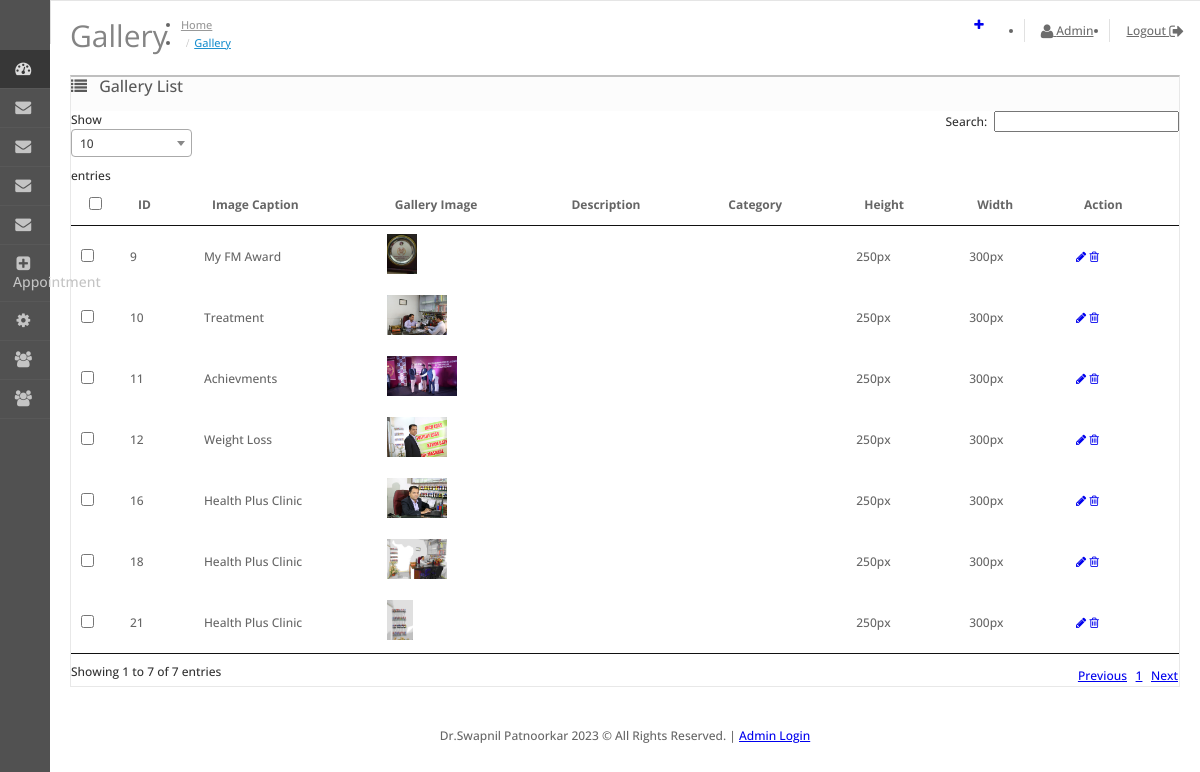
Page /admin/gallery/gallery.php (signed in) on the committed database.
### tables this page shows
CREATE TABLE `gallery` (
  `id` int(11) NOT NULL,
  `gallery_image` varchar(100) NOT NULL,
  `image_caption` varchar(200) NOT NULL,
  `description` text NOT NULL,
  `category` varchar(100) NOT NULL,
  `department` varchar(50) NOT NULL,
  `date_added` timestamp NOT NULL DEFAULT current_timestamp(),
  `height` varchar(100) NOT NULL,
  `width` varchar(100) NOT NULL
);

CREATE TABLE `oc_master_company` (
  `id` int(11) NOT NULL,
  `company_name` varchar(100) NOT NULL,
  `address1` varchar(300) NOT NULL,
  `address2` varchar(300) NOT NULL,
  `area` varchar(100) NOT NULL,
  `city` varchar(100) NOT NULL,
  `pincode` int(11) NOT NULL,
  `state` varchar(100) NOT NULL,
  `contact_person` varchar(100) NOT NULL,
  `email` varchar(100) NOT NULL,
  `mobile` varchar(100) NOT NULL,
  `logo` varchar(100) NOT NULL,
  `gstn` varchar(100) NOT NULL,
  `pan` varchar(100) NOT NULL,
  `sms_url` varchar(1000) NOT NULL,
  `sms_username` varchar(100) NOT NULL,
  `sms_password` varchar(100) NOT NULL,
  `sms_sender_id` varchar(100) NOT NULL,
  `email_url` varchar(1000) NOT NULL,
  `email_username` varchar(100) NOT NULL,
  `email_password` varchar(100) NOT NULL,
  `date_updated` timestamp NOT NULL DEFAULT current_timestamp()
);

### admin/config/base_path.php (called while the page is built)
<?php
$base_path = "http://localhost/Bigmark/drswapnilpatnoorkar/";
?>

### admin/gallery/gallery.php (the view, shortened to what this page needs)
<?php
   include('../config.php');
   include('../includes/head-js-css.php');
?>
<body>
   <div id="container">
   <?php include('../includes/header.php');
   include('../includes/left-menu.php');
   ?>
   <div id="content">
     <div class="page-header">
        <div class="container-fluid">
           <div class="pull-right">
              <a href="<?php echo $base_path;?>admin/gallery/add-gallery.php" data-toggle="tooltip" title="Add New" class="btn btn-primary"><i class="fa fa-plus"></i></a>
           </div>
           <h1>Gallery</h1>
           <ul class="breadcrumb">
              <li><a href="<?php echo $base_path;?>admin/access.php">Home</a></li>
              <li><a href="<?php echo $base_path;?>admin/gallery/gallery.php">Gallery</a></li>
           </ul>
        </div>
     </div>
     <div class="container-fluid">
        <div class="panel panel-default">
           <div class="panel-heading">
              <h3 class="panel-title"><i class="fa fa-list"></i>
               <?php
                  if(isset($_GET['edit']))
                  {
                     echo "Update Gallery";
                  }elseif(isset($_GET['delete'])){
                     echo "Delete Gallery";
                  }else{
                     echo "Gallery List";
                  }
               ?>
              </h3>
           </div>
           <div class="panel-body">
            <?php
            if(!isset($_GET['edit']) && !isset($_GET['delete']))
            {
            ?>
             <form method="post" enctype="multipart/form-data" target="_blank" id="form-order">
                <div class="col-lg-12 col-xs-12 table-responsive">
                   <table class="table  table-bordered table-hover" id="dataTables-example" style="width:100%;">
                     <thead>
                       <tr>
                         <td style="width: 1px;" class="text-center">
                           <input type="checkbox" onClick="$('input[name*=\'selected\']').prop('checked', this.checked);" />
                         </td>
                         <td class="text-right text-info"> ID</td>
                         <td class="text-left text-info">Image Caption</td>
                         <td class="text-left text-info">Gallery Image</td>
                         <td class="text-left text-info">Description</td>
                         <td class="text-right text-info">Category</td>
                         <td class="text-right text-info">Height</td>
                         <td class="text-right text-info">Width</td>
                         <td class="text-right text-info">Action</td>
                       </tr>
                     </thead>
                     <tbody>
                        <?php
                        $sql  = 'SELECT * FROM `gallery`';
                        $data = mysqli_query($db,$sql);
                        $num = mysqli_num_rows($data);
                        if($num>0)
                        {
                           for($i=1;$i<=$num;$i++)
                           {
                            $row = mysqli_fetch_assoc($data);
                            ?>
                             <tr>
                                 <td class="text-center"><input type="checkbox" name="selected[]" value="<?php echo $row['id'];?>" />
                                 <td class="text-right"><?php echo $row['id'];?></td>
                                 <td class="text-left"><?php echo $row['image_caption'];?></td>
                                 <td class="text-left"><img src="<?php $base_path;?>gallery_images/<?php echo $row['gallery_image'];?>" target="_blank" height="40px"></td>
                                 <td class="text-left"><?php echo $row['description'];?></td>
                                 <td class="text-right"><?php echo $row['category'];?></td>
                                 <td class="text-right"><?php echo $row['height'];?></td>
                                 <td class="text-right"><?php echo $row['width'];?></td>
                                 <td class="text-right">
                                   <a href="<?php $base_path;?>admin/gallery/gallery.php?edit&id=<?php echo $row['id'];?>" data-toggle="tooltip" title="Edit" class="btn btn-primary"><i class="fa fa-pencil"></i></a>
                                   <a href="<?php $base_path;?>admin/gallery/gallery.php?delete&id=<?php echo $row['id']; ?>" onClick="javascript:return confirm('Do you really want to Delete...?')" data-toggle="tooltip" title="Delete" class="btn btn-danger"><i class="fa fa-trash-o"></i></a>
                                 </td>
                             </tr>
                             <?php
                           }
                        }
                        ?>
                     </tbody>
                   </table>
                </div>
             </form>
            <?php
            }
            ?>
           </div>
        </div>
     </div>
     <link href="view/javascript/jquery/datetimepicker/bootstrap-datetimepicker.min.css" type="text/css" rel="stylesheet" media="screen" />
      </div>
   <?php include('../includes/footer.php');?>
</body></html>

### admin/includes/footer.php (shortened to what this page needs)
<footer id="footer">
 <?=isset($company) && $company['company_name']!=''?$company['company_name']:'<a href="http://bigmarkretail.com">bigmarkretail.com</a>'?>
 <?=date('Y')?> &copy; All Rights Reserved.
|
<a href="<?=$base_path?>admin">Admin Login</a>
</footer>
</div>
<link href="https://cdnjs.cloudflare.com/ajax/libs/select2/4.0.6-rc.0/css/select2.min.css" rel="stylesheet" />
</body>
</html>

### admin/view/stylesheet/stylesheet.css (style rules this page uses)
html, body { height: 100%; margin: 0; padding: 0; font-family: 'Open Sans', sans-serif; font-size: 12px; color: #666666; font-weight: 500; line-height: 18px; text-rendering: optimizeLegibility; }
h1, h2, h3, h4, h5, h6, p { margin-top: 0; }
.page-header { vertical-align: middle; margin: 15px 0; padding: 0; border-bottom: none; }
.page-header h1 { font-family: 'Open Sans', sans-serif; font-weight: 400; font-size: 30px; color: #848484; display: inline-block; margin-bottom: 15px; }
.breadcrumb { display: inline-block; background: none; margin: 0; padding: 0 10px; }
.breadcrumb li a { color: #999999; font-size: 11px; padding: 0px; margin: 0px; }
.breadcrumb li:last-child a { color: #1e91cf; }
.breadcrumb li + li:before { content: "/"; font-family: FontAwesome; color: #BBBBBB; padding: 0 5px; }
#container { min-height: 100%; width: 100%; position: relative; }
.container-fluid { padding-left: 20px; padding-right: 20px; }
#content { padding-bottom: 40px; transition: all 0.3s; }
#column-left + #content { margin-left: 50px; }
#column-left + #content + #footer { margin-left: 50px; }
#footer { height: 100px; text-align: center; }
input[type="radio"], input[type="checkbox"] { margin: 2px 0 0; }
input[type="radio"], .radio input[type="radio"], .radio-inline input[type="radio"], input[type="checkbox"], .checkbox input[type="checkbox"], .checkbox-inline input[type="checkbox"] { position: relative; width: 13px; width: 16px \0; height: 13px; height: 16px \0; background: white; border: 1px solid #dcdcdc; border: 1px solid transparent \0; border-radius: 1px; }
.table thead td { font-weight: bold; }
.table thead > tr > td, .table tbody > tr > td { vertical-align: middle; }
.panel { border-radius: 0px; }
.panel .panel-heading { position: relative; }
.panel-heading h3 i { margin-right: 8px; -webkit-tap-highlight-color: rgba(0,0,0,0); }
.panel-heading i { font-size: 16px; font-weight: 500; }
.panel-heading h3 { font-size: 16px; font-weight: 500; display: inline-block; }
.panel-default { border: 1px solid #e8e8e8; border-top: 2px solid #bfbfbf; }
.panel-default .panel-heading { color: #595959; border-color: #e8e8e8; background: #fcfcfc; }

### rows in the picture
gallery: id "9", image_caption "My FM Award", gallery_image (picture), height "250px", width "300px"
gallery: id "10", image_caption "Treatment", gallery_image (picture), height "250px", width "300px"
gallery: id "11", image_caption "Achievments", gallery_image (picture), height "250px", width "300px"
gallery: id "12", image_caption "Weight Loss", gallery_image (picture), height "250px", width "300px"
gallery: id "16", image_caption "Health Plus Clinic", gallery_image (picture), height "250px", width "300px"
gallery: id "18", image_caption "Health Plus Clinic", gallery_image (picture), height "250px", width "300px"
gallery: id "21", image_caption "Health Plus Clinic", gallery_image (picture), height "250px", width "300px"
oc_master_company: company_name "Dr.Swapnil Patnoorkar"

### other values in the picture
$_SESSION['admin_name'] "Admin"
